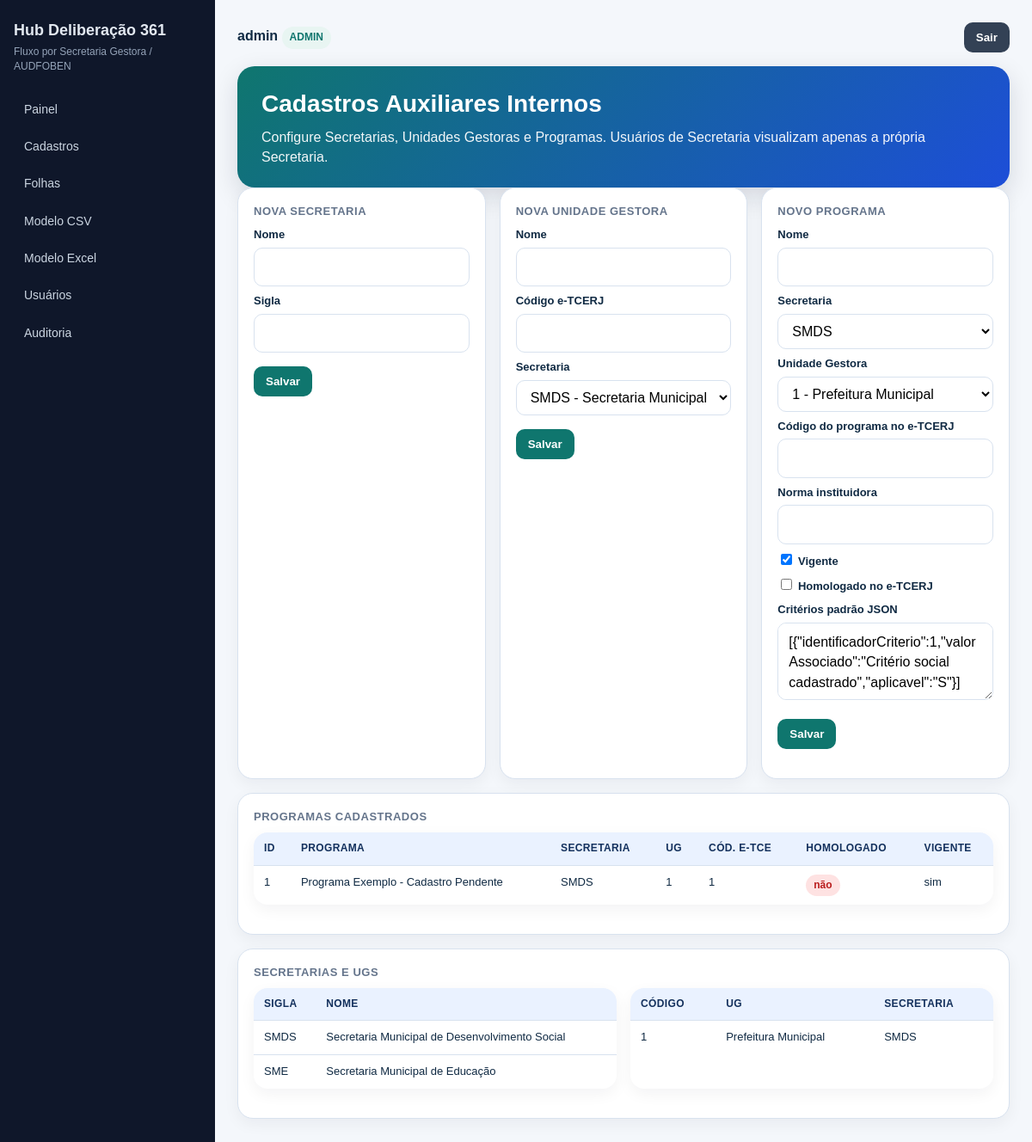
The app's page /cadastros (signed in) with its own data.
### app/models.py (models this page shows)
class User(Base):
    __tablename__ = "users"
    id: Mapped[int] = mapped_column(Integer, primary_key=True)
    username: Mapped[str] = mapped_column(String(80), unique=True, index=True, nullable=False)
    password_hash: Mapped[str] = mapped_column(String(255), nullable=False)
    role: Mapped[str] = mapped_column(String(30), default="SECRETARIA", nullable=False)
    secretaria_id: Mapped[int | None] = mapped_column(ForeignKey("secretarias.id"), nullable=True)
    is_active: Mapped[bool] = mapped_column(Boolean, default=True, nullable=False)
    created_at: Mapped[datetime] = mapped_column(DateTime, default=datetime.utcnow, nullable=False)
    secretaria = relationship("Secretaria")

class Programa(Base):
    __tablename__ = "programas"
    id: Mapped[int] = mapped_column(Integer, primary_key=True)
    nome: Mapped[str] = mapped_column(String(220), nullable=False)
    codigo_etce: Mapped[int | None] = mapped_column(Integer, nullable=True)
    secretaria_id: Mapped[int] = mapped_column(ForeignKey("secretarias.id"), nullable=False)
    unidade_id: Mapped[int] = mapped_column(ForeignKey("unidades_gestoras.id"), nullable=False)
    norma_instituidora: Mapped[str | None] = mapped_column(String(300), nullable=True)
    vigente: Mapped[bool] = mapped_column(Boolean, default=True, nullable=False)
    homologado_etce: Mapped[bool] = mapped_column(Boolean, default=False, nullable=False)
    criterios_padrao_json: Mapped[str | None] = mapped_column(Text, nullable=True)
    secretaria = relationship("Secretaria")
    unidade = relationship("UnidadeGestora")

class Secretaria(Base):
    __tablename__ = "secretarias"
    id: Mapped[int] = mapped_column(Integer, primary_key=True)
    nome: Mapped[str] = mapped_column(String(180), nullable=False)
    sigla: Mapped[str] = mapped_column(String(30), nullable=False, unique=True)
    ativa: Mapped[bool] = mapped_column(Boolean, default=True, nullable=False)

class UnidadeGestora(Base):
    __tablename__ = "unidades_gestoras"
    id: Mapped[int] = mapped_column(Integer, primary_key=True)
    nome: Mapped[str] = mapped_column(String(180), nullable=False)
    codigo_etce: Mapped[int] = mapped_column(Integer, nullable=False, unique=True)
    secretaria_id: Mapped[int] = mapped_column(ForeignKey("secretarias.id"), nullable=False)
    secretaria = relationship("Secretaria")

### app/main.py (the view)
@app.get("/cadastros", response_class=HTMLResponse)
def cadastros(request: Request, db: Annotated[Session, Depends(get_db)], user: Annotated[User, Depends(current_user)]):
    secretarias = db.scalars(scoped_secretarias_query(user)).all()
    unidades = db.scalars(scoped_unidades_query(user)).all()
    programas = db.scalars(scoped_programas_query(user)).all()
    return templates.TemplateResponse("cadastros.html", ctx(request, db, user, secretarias=secretarias, unidades=unidades, programas=programas))

### app/templates/cadastros.html
{% extends 'base.html' %}
{% block content %}
<section class="hero"><h2>Cadastros Auxiliares Internos</h2><p>Configure Secretarias, Unidades Gestoras e Programas. Usuários de Secretaria visualizam apenas a própria Secretaria.</p></section>
<div class="grid three">
  {% if user.role == 'ADMIN' %}
  <div class="card"><h3>Nova Secretaria</h3><form method="post" action="/secretarias"><input type="hidden" name="csrf_token" value="{{ csrf_token }}"><label>Nome</label><input name="nome" required><label>Sigla</label><input name="sigla" required><p><button class="btn">Salvar</button></p></form></div>
  <div class="card"><h3>Nova Unidade Gestora</h3><form method="post" action="/unidades"><input type="hidden" name="csrf_token" value="{{ csrf_token }}"><label>Nome</label><input name="nome" required><label>Código e-TCERJ</label><input name="codigo_etce" type="number" min="1" required><label>Secretaria</label><select name="secretaria_id">{% for s in secretarias %}<option value="{{ s.id }}">{{ s.sigla }} - {{ s.nome }}</option>{% endfor %}</select><p><button class="btn">Salvar</button></p></form></div>
  {% endif %}
  {% if user.role in ['ADMIN','SECRETARIA_GESTOR'] %}
  <div class="card"><h3>Novo Programa</h3><form method="post" action="/programas"><input type="hidden" name="csrf_token" value="{{ csrf_token }}"><label>Nome</label><input name="nome" required><label>Secretaria</label><select name="secretaria_id">{% for s in secretarias %}<option value="{{ s.id }}">{{ s.sigla }}</option>{% endfor %}</select><label>Unidade Gestora</label><select name="unidade_id">{% for u in unidades %}<option value="{{ u.id }}">{{ u.codigo_etce }} - {{ u.nome }}</option>{% endfor %}</select><label>Código do programa no e-TCERJ</label><input name="codigo_etce" type="number" min="1"><label>Norma instituidora</label><input name="norma_instituidora"><label><input type="checkbox" name="vigente" checked style="width:auto"> Vigente</label><label><input type="checkbox" name="homologado_etce" style="width:auto"> Homologado no e-TCERJ</label><label>Critérios padrão JSON</label><textarea name="criterios_padrao_json">[{"identificadorCriterio":1,"valorAssociado":"Critério social cadastrado","aplicavel":"S"}]</textarea><p><button class="btn">Salvar</button></p></form></div>
  {% endif %}
</div>
<div class="card"><h3>Programas cadastrados</h3><table><thead><tr><th>ID</th><th>Programa</th><th>Secretaria</th><th>UG</th><th>Cód. e-TCE</th><th>Homologado</th><th>Vigente</th></tr></thead><tbody>{% for p in programas %}<tr><td>{{ p.id }}</td><td>{{ p.nome }}</td><td>{{ p.secretaria.sigla }}</td><td>{{ p.unidade.codigo_etce }}</td><td>{{ p.codigo_etce or '-' }}</td><td>{% if p.homologado_etce %}<span class="tag green">sim</span>{% else %}<span class="tag red">não</span>{% endif %}</td><td>{{ 'sim' if p.vigente else 'não' }}</td></tr>{% else %}<tr><td colspan="7">Nenhum programa cadastrado.</td></tr>{% endfor %}</tbody></table></div>
<div class="card"><h3>Secretarias e UGs</h3><div class="grid two"><table><thead><tr><th>Sigla</th><th>Nome</th></tr></thead><tbody>{% for s in secretarias %}<tr><td>{{ s.sigla }}</td><td>{{ s.nome }}</td></tr>{% else %}<tr><td colspan="2">Nenhuma Secretaria disponível para este usuário.</td></tr>{% endfor %}</tbody></table><table><thead><tr><th>Código</th><th>UG</th><th>Secretaria</th></tr></thead><tbody>{% for u in unidades %}<tr><td>{{ u.codigo_etce }}</td><td>{{ u.nome }}</td><td>{{ u.secretaria.sigla }}</td></tr>{% else %}<tr><td colspan="3">Nenhuma UG disponível para este usuário.</td></tr>{% endfor %}</tbody></table></div></div>
{% endblock %}

### app/templates/base.html (shortened to what this page needs)
<!DOCTYPE html>
<html lang="pt-BR">
<head>
  <link rel="stylesheet" href="/static/style.css">
</head>
<body>
{% if user %}
<div class="layout">
  <aside>
    <h1>Hub Deliberação 361</h1>
    <p>Fluxo por Secretaria Gestora / AUDFOBEN</p>
    <nav>
      <a href="/">Painel</a>
      <a href="/cadastros">Cadastros</a>
      <a href="/folhas">Folhas</a>
      <a href="/modelo-importacao">Modelo CSV</a>
      <a href="/modelo-importacao.xlsx">Modelo Excel</a>
      {% if user.role in ['ADMIN'] %}<a href="/usuarios">Usuários</a>{% endif %}
      {% if user.role in ['ADMIN','CGM_CONSULTA'] %}<a href="/logs">Auditoria</a>{% endif %}
    </nav>
  </aside>
  <main>
    <div class="topbar">
      <div><strong>{{ user.username }}</strong> <span class="tag">{{ user.role }}</span>{% if user.secretaria %} <span class="tag secondary">{{ user.secretaria.sigla }}</span>{% endif %}</div>
      <form class="inline" method="post" action="/logout"><input type="hidden" name="csrf_token" value="{{ csrf_token }}"><button class="btn secondary">Sair</button></form>
    </div>
    {% block content %}{% endblock %}
  </main>
</div>
{% else %}
{% block public %}{% endblock %}
{% endif %}
</body>
</html>

### app/static/style.css (style rules this page uses)
:root { --bg:#f4f7fb;--card:#fff;--text:#102a43;--muted:#64748b;--line:#d8e2ef;--primary:#0f766e;--blue:#1d4ed8;--red:#b91c1c;--amber:#b45309;--green:#15803d;--soft:#e8f5f2 }
* { box-sizing:border-box }
body { margin:0;background:var(--bg);color:var(--text);font-family:Arial,Helvetica,sans-serif;line-height:1.45 }
.layout { display:grid;grid-template-columns:250px 1fr;min-height:100vh }
aside { background:#0f172a;color:#e2e8f0;padding:22px 16px }
aside h1 { font-size:18px;margin:0 0 4px }
aside p { font-size:12px;color:#94a3b8;margin:0 0 20px }
nav a { display:block;color:#cbd5e1;text-decoration:none;padding:10px 12px;border-radius:10px;margin:3px 0;font-size:14px }
main { padding:26px;max-width:1360px }
.topbar { display:flex;align-items:center;justify-content:space-between;margin-bottom:16px }
.hero { background:linear-gradient(135deg,var(--primary),var(--blue));color:white;border-radius:20px;padding:24px 28px;box-shadow:0 10px 30px rgba(15,23,42,.14) }
.hero h2 { margin:0 0 6px;font-size:28px }
.hero p { margin:0;opacity:.94 }
.grid { display:grid;gap:16px }
.two { grid-template-columns:1fr 1fr }
.three { grid-template-columns:repeat(3,1fr) }
.card { background:var(--card);border:1px solid var(--line);border-radius:18px;padding:18px;box-shadow:0 6px 18px rgba(15,23,42,.05);margin-bottom:16px }
.card h3 { margin:0 0 8px;color:var(--muted);font-size:13px;text-transform:uppercase;letter-spacing:.04em }
.tag { display:inline-block;padding:4px 9px;border-radius:999px;font-size:12px;font-weight:700;background:var(--soft);color:var(--primary) }
.tag.red { background:#fee2e2;color:var(--red) }
table { width:100%;border-collapse:collapse;background:white;border-radius:16px;overflow:hidden;box-shadow:0 6px 18px rgba(15,23,42,.05);margin-bottom:16px }
th,td { border-bottom:1px solid var(--line);padding:10px 12px;text-align:left;vertical-align:top;font-size:13px }
th { background:#eaf2ff;color:#14315d;font-size:12px;text-transform:uppercase;letter-spacing:.03em }
tr:last-child td { border-bottom:none }
input,select,textarea { width:100%;padding:10px 12px;border:1px solid var(--line);border-radius:10px;font:inherit;background:white }
textarea { min-height:90px }
label { font-weight:700;font-size:13px;display:block;margin:8px 0 5px }
.btn { display:inline-block;background:var(--primary);color:white;text-decoration:none;border:0;border-radius:10px;padding:10px 14px;font-weight:700;cursor:pointer }
.btn.secondary { background:#334155 }
.inline { display:inline }

### records on screen
User: username "admin", role "ADMIN"
Programa: id "1", nome "Programa Exemplo - Cadastro Pendente", secretaria.sigla "SMDS", unidade.codigo_etce "1", codigo_etce "1", homologado_etce "não", vigente "sim"
Secretaria: sigla "SMDS", nome "Secretaria Municipal de Desenvolvimento Social"
Secretaria: sigla "SME", nome "Secretaria Municipal de Educação"
UnidadeGestora: codigo_etce "1", nome "Prefeitura Municipal", secretaria.sigla "SMDS"

### other values on screen
form field secretaria_id "SMDS - Secretaria Municipal de Desenvolvimento Social"
form field secretaria_id "SMDS"
form field unidade_id "1 - Prefeitura Municipal"
